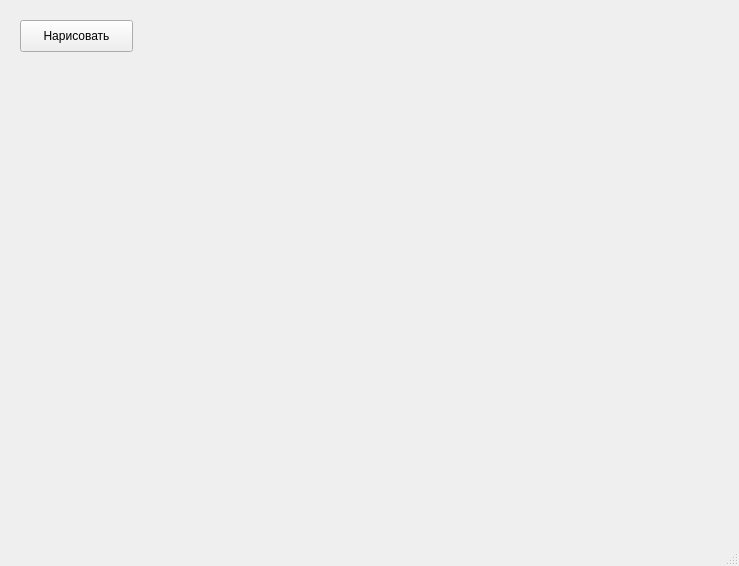
<?xml version="1.0" encoding="UTF-8"?>
<ui version="4.0">
 <class>MainWindow</class>
 <widget class="QMainWindow" name="MainWindow">
  <property name="geometry">
   <rect>
    <x>0</x>
    <y>0</y>
    <width>739</width>
    <height>566</height>
   </rect>
  </property>
  <property name="windowTitle">
   <string>MainWindow</string>
  </property>
  <widget class="QWidget" name="centralwidget">
   <widget class="QPushButton" name="pushButton">
    <property name="geometry">
     <rect>
      <x>20</x>
      <y>20</y>
      <width>113</width>
      <height>32</height>
     </rect>
    </property>
    <property name="text">
     <string>Нарисовать</string>
    </property>
   </widget>
  </widget>
  <widget class="QMenuBar" name="menubar">
   <property name="geometry">
    <rect>
     <x>0</x>
     <y>0</y>
     <width>739</width>
     <height>22</height>
    </rect>
   </property>
  </widget>
  <widget class="QStatusBar" name="statusbar"/>
 </widget>
 <resources/>
 <connections/>
</ui>
